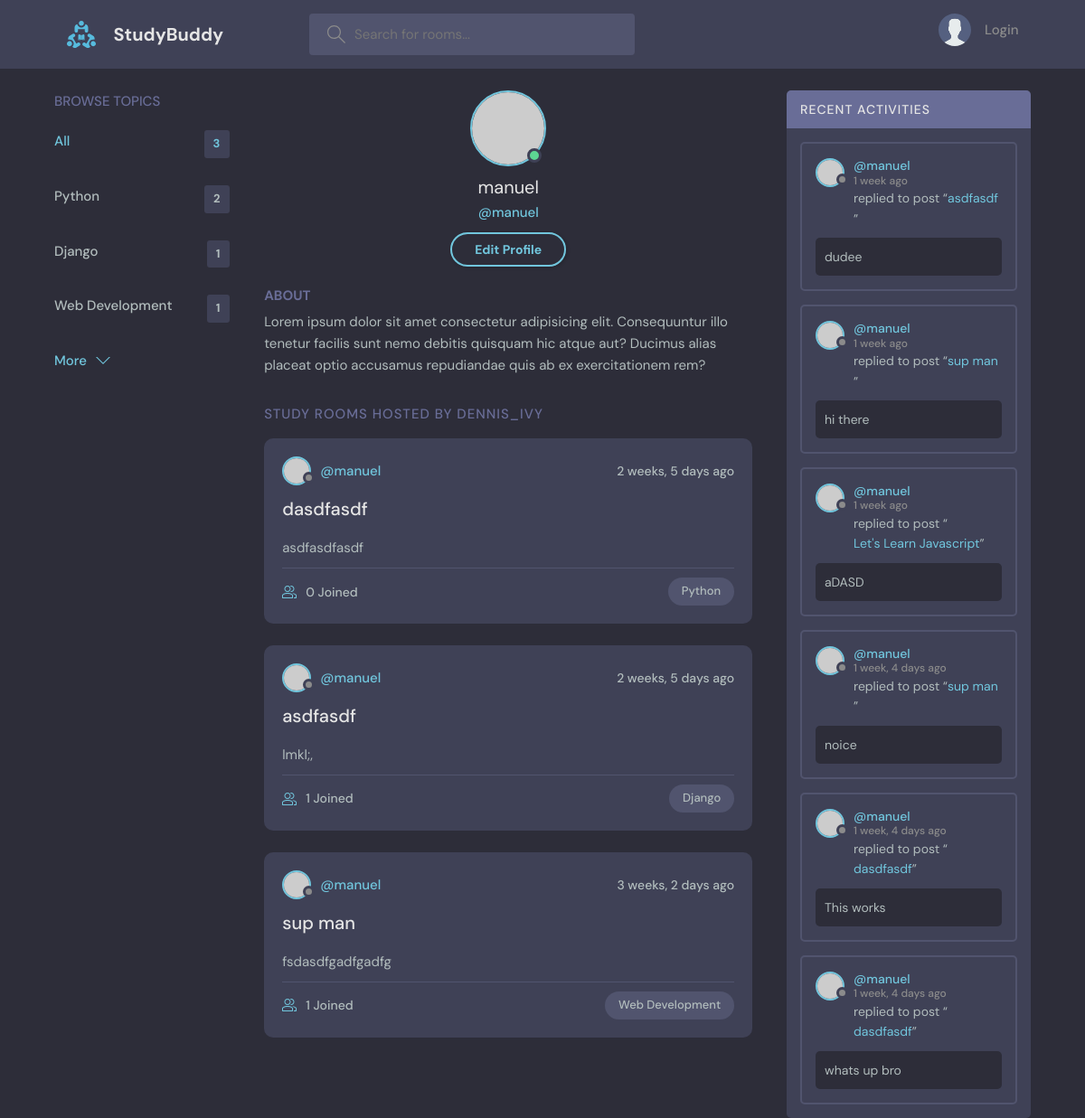
Before: /profile/1/ with the older database file.
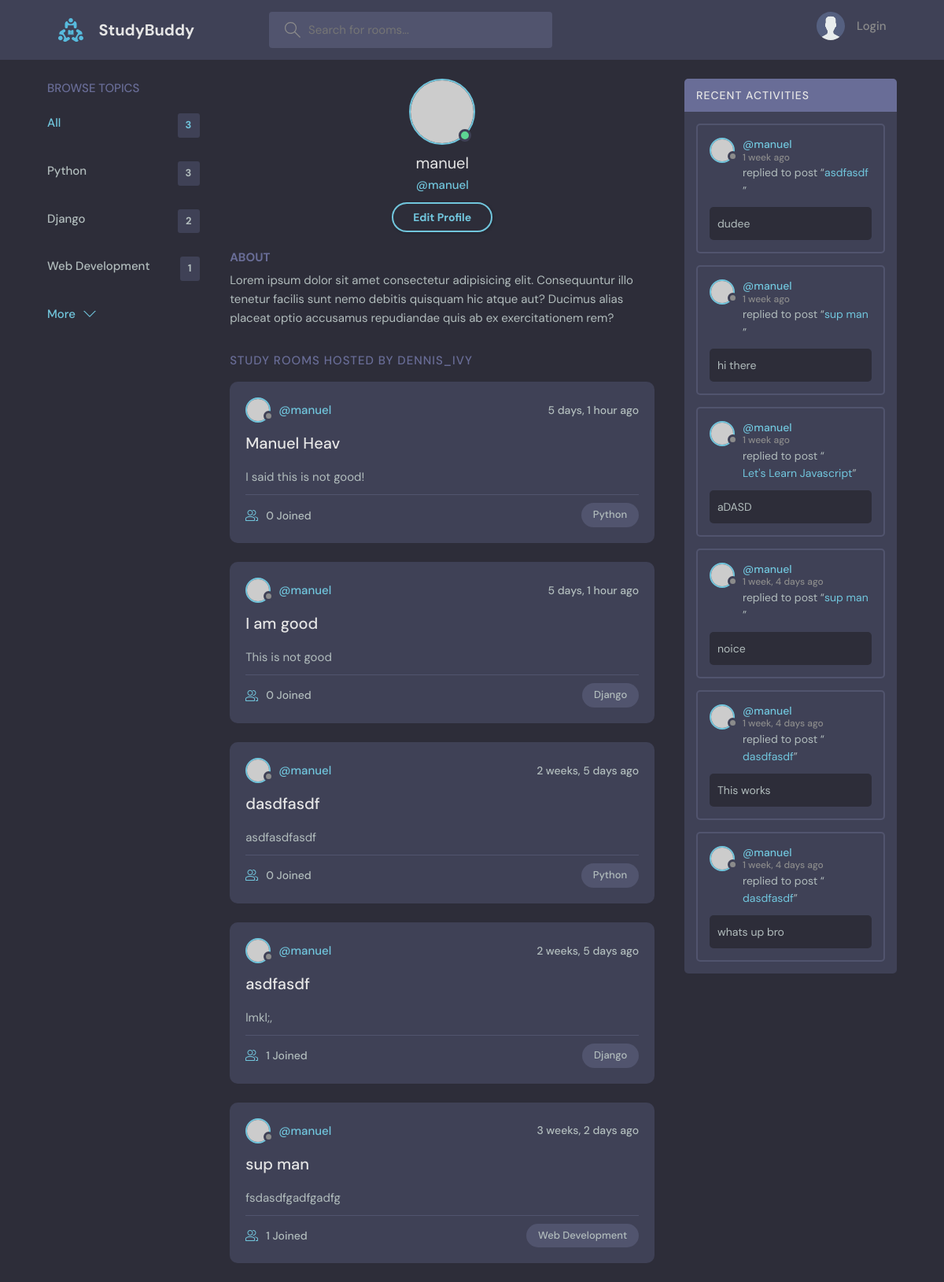
After: the same page with the newer database file.
### base/models.py (models this page shows, shortened)
class Topic(models.Model):
    name = models.CharField(max_length=200)

class Room(models.Model):
    host = models.ForeignKey(User, on_delete=models.SET_NULL, null=True)
    topic =  models.ForeignKey(Topic, on_delete=models.SET_NULL, null=True)
    name = models.CharField(max_length=200)
    description = models.TextField(null=True, blank=True)
    participants = models.ManyToManyField(User, related_name='participants', blank=True)
    updated = models.DateTimeField(auto_now=True) #Updates everytime
    created = models.DateTimeField(auto_now_add=True) #It is just once, the first time it is created
    class Meta:
        ordering = ['-updated', '-created']
    def __str__(self):
        return self.name

class Message(models.Model):
    user = models.ForeignKey(User, on_delete=models.CASCADE)
    room = models.ForeignKey(Room, on_delete=models.CASCADE) #when the room is deleted models.cascade will delete the children too, it is a one to many relationship
    body = models.TextField()
    updated = models.DateTimeField(auto_now=True)
    created = models.DateTimeField(auto_now_add=True)
    class Meta:
        ordering = ['-updated', '-created']

### base/views.py (the view)
# urls.py: path('profile/<str:pk>/', views.userProfile, name="user-profile"),
def userProfile(request,pk):
     user = User.objects.get(id=pk)
     rooms = user.room_set.all()
     room_messages = user.message_set.all()
     topics = Topic.objects.all()
     context = {'user': user, 'rooms':rooms, 'room_messages': room_messages, 'topics': topics}
     return render(request, 'base/profile.html', context)

### base/templates/base/profile.html
{% extends 'main.html' %} {%block content%}
  <main class="profile-page layout layout--3">
    <div class="container">
      {%include 'base/topics_component.html'%}
      <div class="roomList">
        <div class="profile">
          <div class="profile__avatar">
            <div class="avatar avatar--large active">
              <img src="https://randomuser.me/api/portraits/men/11.jpg" />
            </div>
          </div>
          <div class="profile__info">
            <h3>{{user.username}}</h3>
            <p>@{{user.username}}</p>
            <a href="edit-user.html" class="btn btn--main btn--pill">Edit Profile</a>
          </div>
          <div class="profile__about">
            <h3>About</h3>
            <p>
              Lorem ipsum dolor sit amet consectetur adipisicing elit. Consequuntur illo tenetur
              facilis sunt nemo debitis quisquam hic atque aut? Ducimus alias placeat optio
              accusamus repudiandae quis ab ex exercitationem rem?
            </p>
          </div>
        </div>
        <div class="roomList__header">
          <div>
            <h2>Study Rooms Hosted by dennis_ivy</a>
            </h2>
          </div>
        </div>
      {% include 'base/feed_component.html'%}
      </div>
      {%include 'base/activity_component.html'%}
    </div>
  </main>
{%endblock content%}

### templates/main.html (shortened to what this page needs)
<!DOCTYPE html>
{% load static %}
<html lang="en">
  <head>
    <link rel="stylesheet" href="{% static 'styles/style.css'%}" />
  </head>
  <body>
    {% include 'navbar.html'%}  {% block content %} {% endblock %}
  </body>
</html>

### templates/navbar.html (shortened to what this page needs)
{%load static%}
<header class="header header--loggedIn">
  <div class="container">
    <a href="{% url 'home'%}" class="header__logo">
      <img src="{%static 'images/logo.svg'%}" />
      <h1>StudyBuddy</h1>
    </a>
    <form class="header__search" method="GET" action="{% url 'home'%}">
      <label>
        <input name="q" placeholder="Search for rooms..." />
      </label>
    </form>
    <nav class="header__menu">
      {% if request.user.is_authenticated %}
      <div class="header__user">
        <a href="profile.html">
          <div class="avatar avatar--medium active">
            <img src="https://randomuser.me/api/portraits/men/37.jpg" />
          </div>
          <p>
            {{request.user.username}}<span>@{{request.user.username}}</span>
          </p>
        </a>
        <button class="dropdown-button">
          <svg
            version="1.1"
            xmlns="http://www.w3.org/2000/svg"
            width="32"
            height="32"
            viewBox="0 0 32 32"
          >
            <title>chevron-down</title>
            <path d="M16 21l-13-13h-3l16 16 16-16h-3l-13 13z"></path>
          </svg>
        </button>
      </div>
      {%else%}
      <a href="{% url 'login'%}">
        <img src="{%static 'images/avatar.svg'%}" />
        <p>Login</p>
      </a>
      {%endif%}
    </nav>
  </div>
</header>

### base/templates/base/topics_component.html
<div class="topics">
  <div class="topics__header">
    <h2>Browse Topics</h2>
  </div>
  <ul class="topics__list">
    <li>
      <a href="{%url 'home'%}" class="active"
        >All <span>{{topics.count}}</span></a
      >
    </li>
    {% for topic in topics%}
    <li>
      <a href="{%url 'home'%}?q={{topic.name}}" b
        >{{topic.name}} <span>{{topic.room_set.all.count}}</span></a
      >
    </li>
    {%endfor%}
  </ul>
  <a class="btn btn--link" href="topics.html">
    More
    <svg
      version="1.1"
      xmlns="http://www.w3.org/2000/svg"
      width="32"
      height="32"
      viewBox="0 0 32 32"
    >
      <title>chevron-down</title>
      <path d="M16 21l-13-13h-3l16 16 16-16h-3l-13 13z"></path>
    </svg>
  </a>
</div>

### base/templates/base/feed_component.html (shortened to what this page needs)
{%for room in rooms%}
<div class="roomListRoom">
  <div class="roomListRoom__header">
    <a
      href="{% url 'user-profile' room.host.id %}"
      class="roomListRoom__author"
    >
      <div class="avatar avatar--small">
        <img src="https://randomuser.me/api/portraits/women/11.jpg" />
      </div>
      <span>@{{room.host.username}}</span>
    </a>
    <div class="roomListRoom__actions">
      <span>{{room.created|timesince}} ago</span>
    </div>
  </div>
  <div class="roomListRoom__content">
    <a href="{% url 'room' room.id %}">{{room.name}}</a>
    <p>{{room.description}}</p>
  </div>
  <div class="roomListRoom__meta">
    <a href="{% url 'room' room.id %}" class="roomListRoom__joined">
      {{room.participants.all.count}} Joined
    </a>
    <p class="roomListRoom__topic">{{room.topic.name}}</p>
  </div>
</div>
{%endfor%}

### base/templates/base/activity_component.html (shortened to what this page needs)
<div class="activities">
  <div class="activities__header">
    <h2>Recent Activities</h2>
  </div>
  {% for message in room_messages%}
  <div class="activities__box">
    <div class="activities__boxHeader roomListRoom__header">
      <a
        href="{%url 'user-profile' message.user.id%}"
        class="roomListRoom__author"
      >
        <div class="avatar avatar--small">
          <img src="https://randomuser.me/api/portraits/women/11.jpg" />
        </div>
        <p>
          @{{message.user}}
          <span>{{message.created|timesince}} ago</span>
        </p>
      </a>
    </div>
    <div class="activities__boxContent">
      <p>
        replied to post “<a href="{%url 'room' message.room.id%}"
          >{{message.room}}</a
        >”
      </p>
      <div class="activities__boxRoomContent">{{message.body}}</div>
    </div>
  </div>
  {%endfor%}
</div>

Changed rows visible on the page:
computed for Topic "Python": room_set.all.count "2" → "3"
computed for Topic "Django": room_set.all.count "1" → "2"
added Room: host.username "manuel", created "5 days, 1 hour", name "Manuel Heav", description "I said this is not good!", participants.all.count "0", topic.name "Python"
added Room: host.username "manuel", created "5 days, 1 hour", name "I am good", description "This is not good", participants.all.count "0", topic.name "Django"
